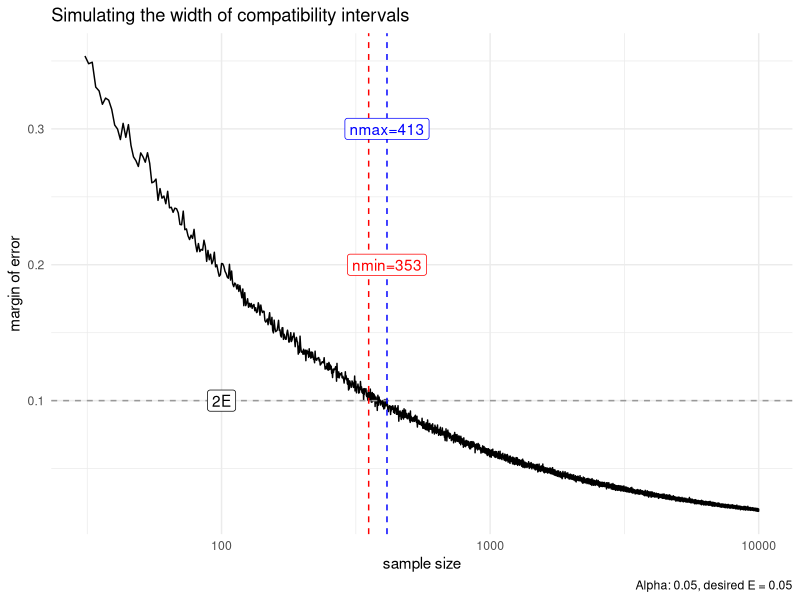

The R source for this figure:
## ---- chunk 1
knitr::opts_chunk$set(fig.pos = 'H',
  fig.asp = 0.618,
  fig.width = 5,
  fig.cap = "", 
  out.width = "70%",
  fig.path = "",
  fig.align = "center",
  fig.show = "hold",
  echo = TRUE,
  message = FALSE,
  warning = FALSE,
  cache = TRUE)
## ---- chunk 2
library(tidyverse)
library(scales)
library(glue)
## ---- chunk 3
N <- 1e04
E <- .05
p <- 1/2
alpha = .05
k <- 1e03

q <- abs(qnorm(p = alpha/2))
## ---- chunk 4
df <- tibble(
  i = 1:N,
  estimate = NA,
  se = NA,
  lwr = NA,
  upr = NA,
  width = NA,
  small_enough = NA
)
## ---- chunk 5
for (i in 1:N) {
  
  tmp <- rbinom(n = k, size = i, prob = p)
  prop_success <- tmp/i
  df$estimate[i] <- mean(prop_success)
  df$se[i] <- sd(prop_success)
  df$lwr[i] <- df$estimate[i] - q * df$se[i]
  df$upr[i] <- df$estimate[i] + q * df$se[i]
  df$width[i] <- df$upr[i] - df$lwr[i] 
  
  if (df$width[i] < 2*E)
   {df$small_enough[i] <- TRUE} else {
     df$small_enough[i] <- FALSE}
}
## ---- chunk 6
n_min <- 
  df$width %>% 
  detect_index(~ .x <= 2*E)

n_min
## ---- chunk 7
n_max <- 
  df$width %>% 
  detect_index(~ .x > 2*E, .dir = "backward")

n_max
## ---- chunk 8
df %>% 
  filter(i > 30) %>% 
  ggplot(aes(x = i, y= width)) +
  geom_line() + 
  scale_x_continuous(trans=log10_trans()) + 
  geom_hline(yintercept = 2*E, linetype ="dashed", color = "grey60") +
  annotate("label", x = 100, y = .1, label = "2E") +
  geom_vline(xintercept = n_max, linetype = "dashed", 
             color = "blue") +
  geom_vline(xintercept = n_min, linetype = "dashed",
             color = "red") +
  annotate("label", x = n_max, y = .3, 
           label = glue("nmax={n_max}"), 
           color = "blue") +
  annotate("label", x = n_max, y = .2, 
           label = glue("nmin={n_min}"),
           color = "red") +
  labs(x = "sample size",
       y = "margin of error",
       title = "Simulating the width of compatibility intervals",
       caption = glue("Alpha: {alpha}, desired E = {E}")) +
  theme_minimal()
